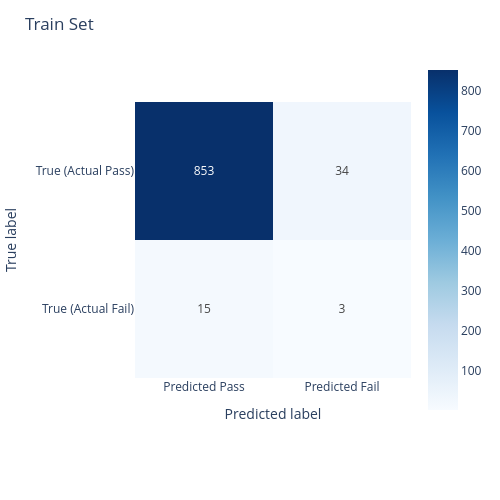

The notebook cell this image was saved under:
### Code cell
# 1. Filter the DataFrame for 'feature_selector_idx' = best_idx
filtered_df = results_set_df[results_set_df['feature_selector_idx'] == best_idx].copy()

# A more robust way to handle this is to use both 'Historical' and 'Forecast' as separate data.
# However, since the provided image only shows one classification result column, we'll
# deduce the true and predicted values from it.

# Let's use the columns as they should be, based on standard ML practice
y_actual = filtered_df['Historical']
y_predicted = filtered_df['Forecast']

# Re-mapping based on actual and predicted outcomes
# Target is '1' (Failure).
# Actuals: 1 for Fail, 0 for Pass
# Predicted: 1 for Fail, 0 for Pass
y_true_binary = y_actual.apply(lambda x: 1 if x == 1 else 0)
y_pred_binary = y_predicted.apply(lambda x: 1 if x == 1 else 0)

# 3. Calculate the confusion matrix
# The `labels` argument ensures the order of the matrix is [Positive, Negative]
# The provided image shows Predicted Pass (0) before Predicted Fail (1) and
# True Pass (0) before True Fail (1). Let's adjust the labels accordingly.
cm = confusion_matrix(y_true_binary, y_pred_binary, labels=[0, 1])

# 4. Create a DataFrame for the heatmap with correct labels
# The provided image shows 'True label 0' (Pass) at the top and 'True label 1' (Fail) at the bottom.
# It also shows 'Predicted label 0' (Pass) on the left and 'Predicted label 1' (Fail) on the right.
# We need to reflect this order in our labels.
cm_df = pd.DataFrame(
    cm,
    index=['True (Actual Pass)', 'True (Actual Fail)'],
    columns=['Predicted Pass', 'Predicted Fail']
)

# 5. Plot the confusion matrix using Plotly Express
fig = px.imshow(cm_df, text_auto=True, color_continuous_scale='blues')

# Update layout for a better visualization
fig.update_layout(
    title='Train Set', # Title is now 'Train Set'
    xaxis_title='Predicted label',
    yaxis_title='True label',
    width=500,
    height=500,
    xaxis_showgrid=False,
    yaxis_showgrid=False
)

# Save the figure to a file
file_path = os.path.join(save_path, 'confusion_matrix.png')

os.makedirs(os.path.dirname(file_path), exist_ok=True)
fig.write_image(file_path)

fig.show()

print(f"Corrected confusion matrix chart has been generated and saved to {file_path}.")

### Figure 1 — Plotly figure (JSON) as saved in the notebook; plotly's stock layout.template omitted (floating-point values rounded to 4 significant figures)
{"data": [{"coloraxis": "coloraxis", "hovertemplate": "x: %{x}<br>y: %{y}<br>color: %{z}<extra></extra>", "name": "0", "texttemplate": "%{z}", "type": "heatmap", "x": ["Predicted Pass", "Predicted Fail"], "xaxis": "x", "y": ["True (Actual Pass)", "True (Actual Fail)"], "yaxis": "y", "z": [[853, 34], [15, 3]]}], "layout": {"coloraxis": {"colorscale": [[0, "rgb(247,251,255)"], [0.125, "rgb(222,235,247)"], [0.25, "rgb(198,219,239)"], [0.375, "rgb(158,202,225)"], [0.5, "rgb(107,174,214)"], [0.625, "rgb(66,146,198)"], [0.75, "rgb(33,113,181)"], [0.875, "rgb(8,81,156)"], [1, "rgb(8,48,107)"]]}, "height": 500, "margin": {"t": 60}, "title": {"text": "Train Set"}, "width": 500, "xaxis": {"anchor": "y", "constrain": "domain", "domain": [0, 1], "scaleanchor": "y", "showgrid": false, "title": {"text": "Predicted label"}}, "yaxis": {"anchor": "x", "autorange": "reversed", "constrain": "domain", "domain": [0, 1], "showgrid": false, "title": {"text": "True label"}}}}
